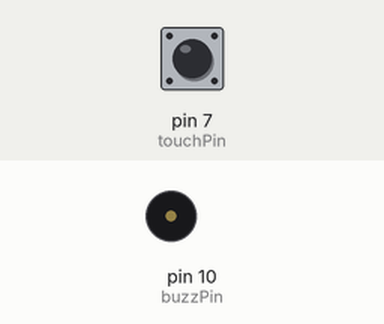
A sketch run on a simulated Arduino Uno, built with avr-gcc and run on an emulated ATmega328P. Shown: buzzer (waves = sounding, pin HIGH). The test bench sets the inputs (shaded band); at power-on: pin 7 (touchPin) LOW.

Above: at 1.2 s.
1.3 s: pin 7 (touchPin) pulled HIGH for 0.15 s
At 1.37 s:
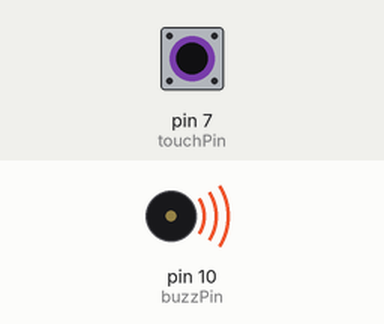
2.9 s: pin 7 (touchPin) pulled HIGH for 3.2 s
At 7.4 s:
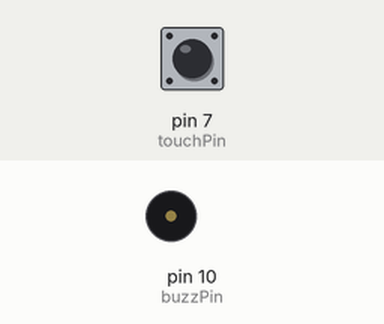
Timing chart, 0 to 8.9 s (numbered marks = the images above; inputs shaded):
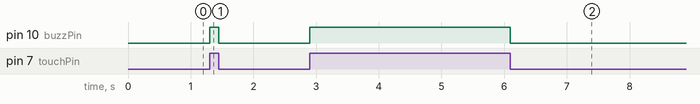

The sketch:

Project5.1.ino
```cpp
const int touchPin = 7;
const int buzzPin =  10;


int touchState = 0;

void setup() {
  pinMode(buzzPin, OUTPUT);
  pinMode(touchPin, INPUT);
}

void loop() {
  touchState = digitalRead(touchPin);
  if (touchState == HIGH) {
    digitalWrite(buzzPin, HIGH);
  }
  else {
    digitalWrite(buzzPin, LOW);
  }
}
```

Measured:
- after the input at 1.3 s, pin 10 (buzzPin): LOW → HIGH at once, → LOW 0.15 s later
- after the input at 2.9 s, pin 10 (buzzPin): LOW → HIGH at once, → LOW 3.2 s later
